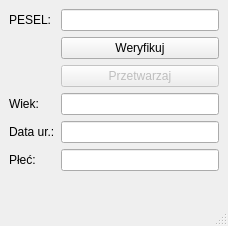
<?xml version="1.0" encoding="UTF-8"?>
<ui version="4.0">
 <class>MainWindow</class>
 <widget class="QMainWindow" name="MainWindow">
  <property name="geometry">
   <rect>
    <x>0</x>
    <y>0</y>
    <width>228</width>
    <height>226</height>
   </rect>
  </property>
  <property name="windowTitle">
   <string>MainWindow</string>
  </property>
  <widget class="QWidget" name="centralwidget">
   <layout class="QFormLayout" name="formLayout">
    <item row="0" column="0">
     <widget class="QLabel" name="label_3">
      <property name="text">
       <string>PESEL:</string>
      </property>
     </widget>
    </item>
    <item row="1" column="1">
     <widget class="QPushButton" name="verifyBut">
      <property name="text">
       <string>Weryfikuj</string>
      </property>
     </widget>
    </item>
    <item row="2" column="1">
     <widget class="QPushButton" name="processBut">
      <property name="enabled">
       <bool>false</bool>
      </property>
      <property name="text">
       <string>Przetwarzaj</string>
      </property>
     </widget>
    </item>
    <item row="3" column="0">
     <widget class="QLabel" name="label_5">
      <property name="text">
       <string>Wiek:</string>
      </property>
     </widget>
    </item>
    <item row="3" column="1">
     <widget class="QLineEdit" name="ageDisp">
      <property name="readOnly">
       <bool>true</bool>
      </property>
     </widget>
    </item>
    <item row="4" column="0">
     <widget class="QLabel" name="label_6">
      <property name="text">
       <string>Data ur.:</string>
      </property>
     </widget>
    </item>
    <item row="4" column="1">
     <widget class="QLineEdit" name="dateDisp">
      <property name="readOnly">
       <bool>true</bool>
      </property>
     </widget>
    </item>
    <item row="5" column="0">
     <widget class="QLabel" name="label_7">
      <property name="text">
       <string>Płeć:</string>
      </property>
     </widget>
    </item>
    <item row="5" column="1">
     <widget class="QLineEdit" name="sexDisp">
      <property name="readOnly">
       <bool>true</bool>
      </property>
     </widget>
    </item>
    <item row="0" column="1">
     <widget class="QLineEdit" name="pesel">
      <property name="maxLength">
       <number>11</number>
      </property>
     </widget>
    </item>
   </layout>
  </widget>
  <widget class="QStatusBar" name="statusbar"/>
 </widget>
 <resources/>
 <connections/>
</ui>
